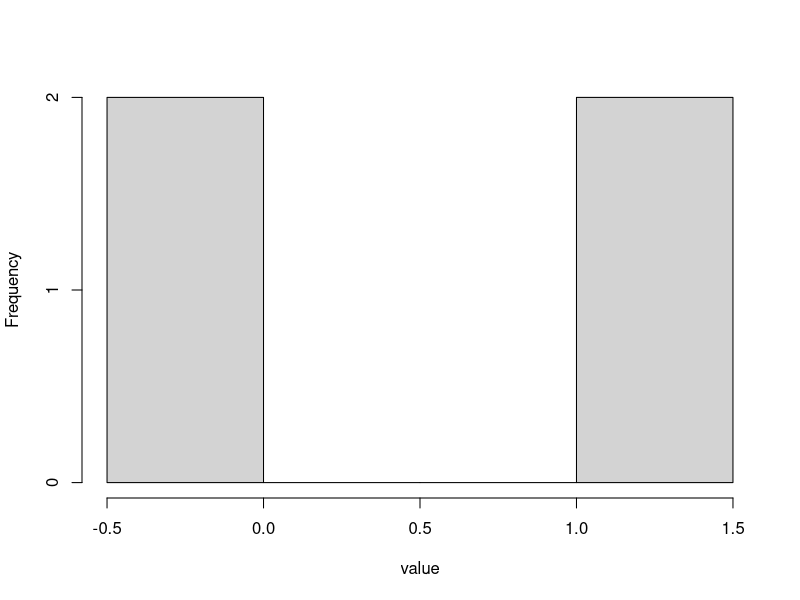
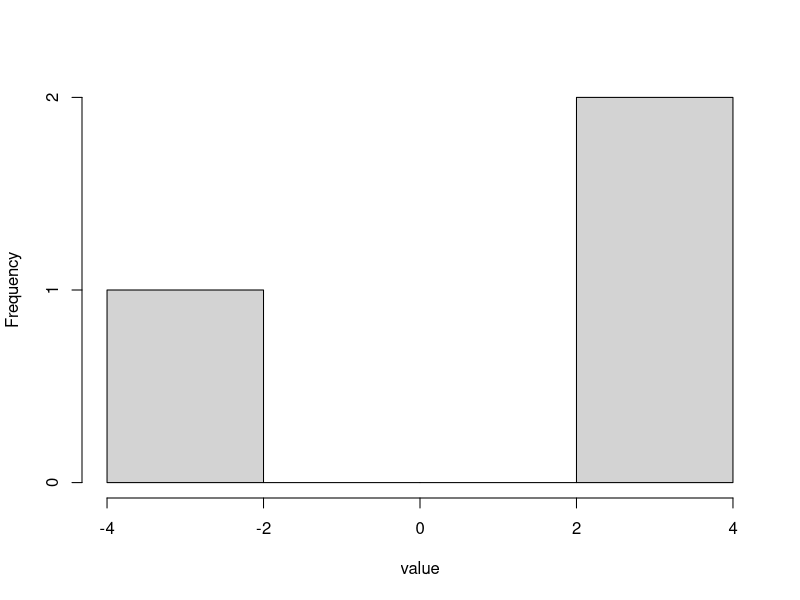
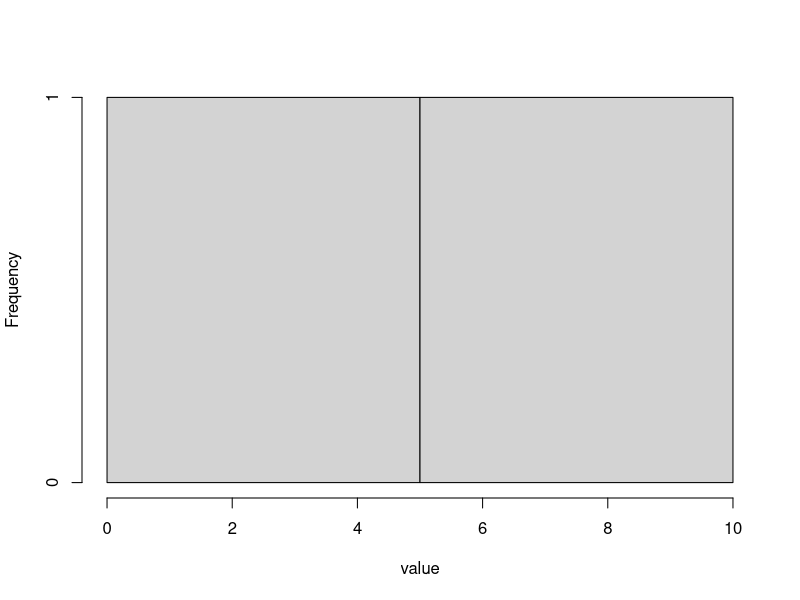
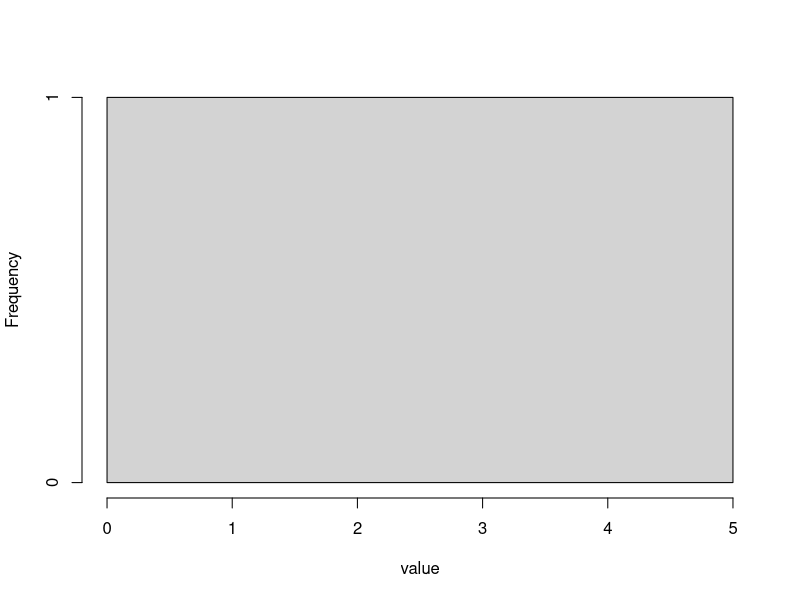
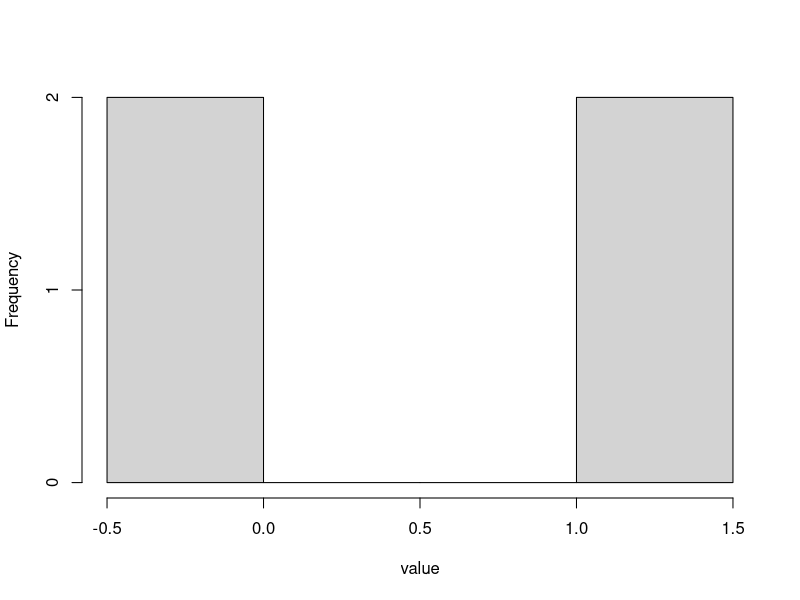
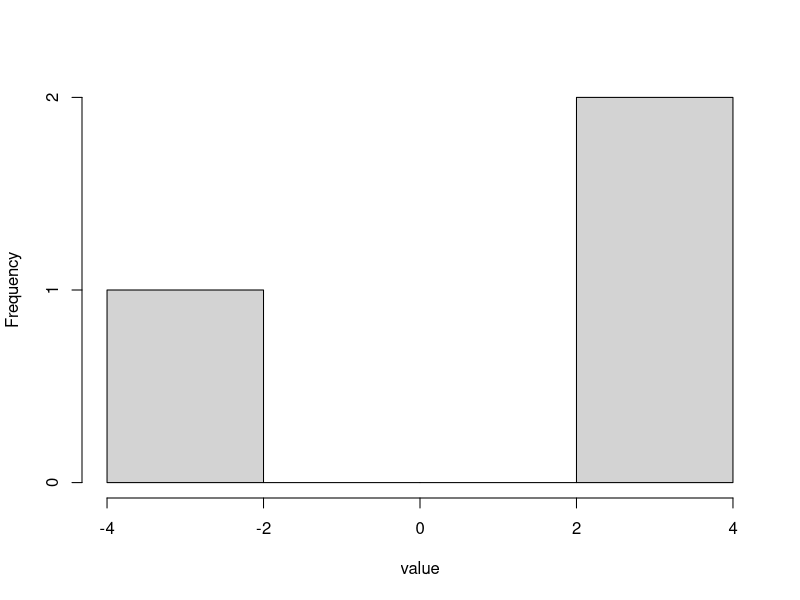
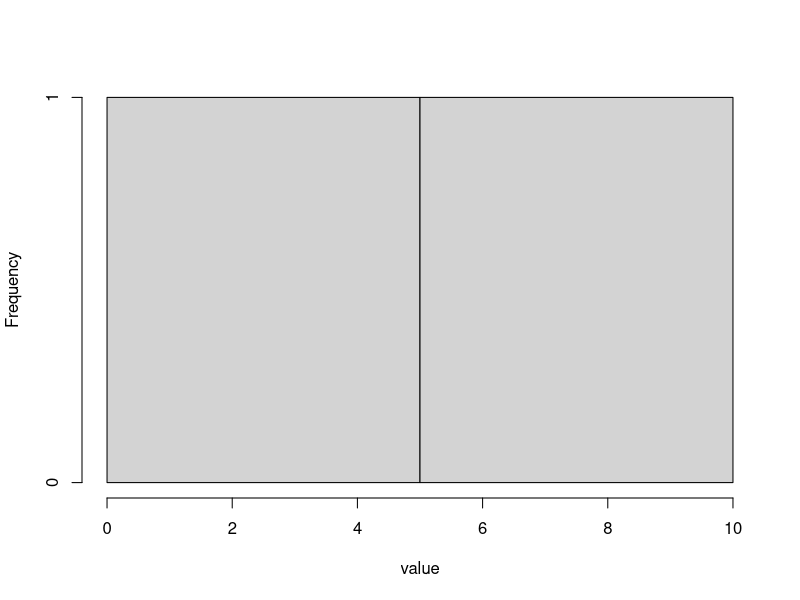
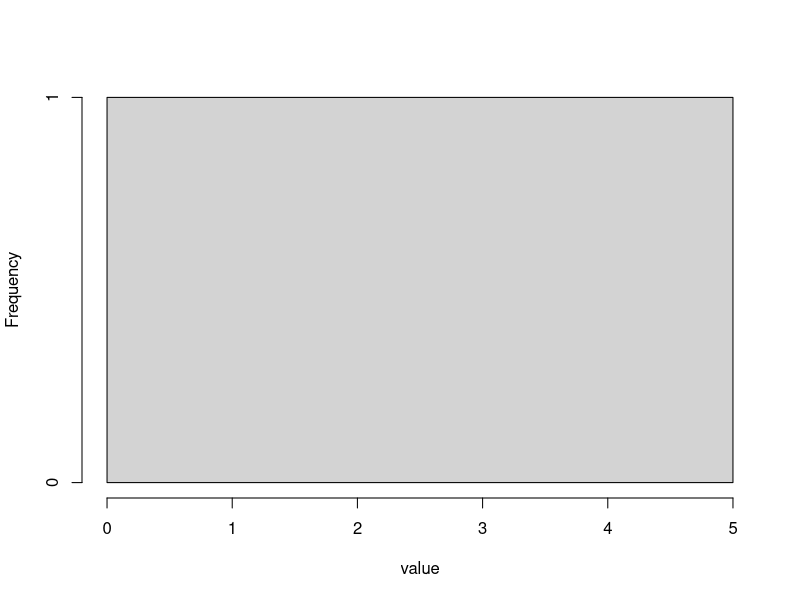

Reproduce these figures in R, in order.
## ---- chunk 1
knitr::opts_chunk$set(
  collapse = TRUE,
  comment = "#>",
  fig.width = 7,
  fig.height = 4.5,
  fig.align = "center"
)
options(tibble.print_min = 6, tibble.print_max = 6)

modern_r <- getRversion() >= "4.1.0"
## ---- chunk 2
library(purrr)
library(tibble)
## ---- chunk 3
means <- 1:4
## ---- chunk 4
    set.seed(2020)
    samples <- lapply(means, rnorm, n = 5, sd = 1)
    str(samples)
## ---- chunk 5
    set.seed(2020)
    samples <- map(means, rnorm, n = 5, sd = 1)
    str(samples)
## ---- chunk 6
means <- 1:4
sds <- 1:4
## ---- chunk 7
    set.seed(2020)
    samples <- mapply(
      rnorm, 
      mean = means, 
      sd = sds, 
      MoreArgs = list(n = 5), 
      SIMPLIFY = FALSE
    )
    str(samples)
## ---- chunk 8
    samples <- Map(function(...) rnorm(..., n = 5), mean = means, sd = sds)
## ---- chunk 9
    samples <- Map(\(...) rnorm(..., n = 5), mean = means, sd = sds)
## ---- chunk 10
    set.seed(2020)
    samples <- map2(means, sds, rnorm, n = 5)
    str(samples)
## ---- chunk 11
ns <- 4:1
## ---- chunk 12
    set.seed(2020)
    samples <- Map(rnorm, mean = means, sd = sds, n = ns)
    str(samples)
## ---- chunk 13
    set.seed(2020)
    samples <- pmap(list(mean = means, sd = sds, n = ns), rnorm)
    str(samples)
## ---- chunk 14
    # type stable
    medians <- vapply(samples, median, FUN.VALUE = numeric(1L))
    medians

    # not type stable
    medians <- sapply(samples, median)
## ---- chunk 15
    medians <- map_dbl(samples, median)
    medians
## ---- chunk 16
    # for loop
    for (s in samples) {
      hist(s, xlab = "value", main = "")
    }

    # lapply
    invisible(lapply(samples, function(s) {
      hist(s, xlab = "value", main = "")
    }))
## ---- chunk 17
    walk(samples, ~ hist(.x, xlab = "value", main = ""))
## ---- chunk 18
set.seed(2020)
means %>%
  map(rnorm, n = 5, sd = 1) %>%
  map_dbl(median)
## ---- chunk 19
set.seed(2020)
means |> 
  lapply(rnorm, n = 5, sd = 1) |> 
  sapply(median)
## ---- chunk 20
mtcars %>% 
  split(mtcars$cyl) %>% 
  map(~ lm(mpg ~ wt, data = .x)) %>% 
  map(coef) %>% 
  map_dbl(1)
